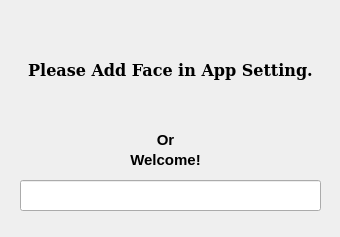
<?xml version="1.0" encoding="UTF-8"?>
<ui version="4.0">
 <class>MainWindow</class>
 <widget class="QMainWindow" name="MainWindow">
  <property name="geometry">
   <rect>
    <x>0</x>
    <y>0</y>
    <width>340</width>
    <height>237</height>
   </rect>
  </property>
  <property name="windowTitle">
   <string>MainWindow</string>
  </property>
  <widget class="QWidget" name="centralwidget">
   <widget class="QLabel" name="lookingfor_l">
    <property name="geometry">
     <rect>
      <x>-10</x>
      <y>-60</y>
      <width>351</width>
      <height>251</height>
     </rect>
    </property>
    <property name="text">
     <string/>
    </property>
    <property name="pixmap">
     <pixmap>after_unlock.gif</pixmap>
    </property>
    <property name="scaledContents">
     <bool>true</bool>
    </property>
   </widget>
   <widget class="QLabel" name="welcome_l">
    <property name="geometry">
     <rect>
      <x>-10</x>
      <y>140</y>
      <width>351</width>
      <height>41</height>
     </rect>
    </property>
    <property name="text">
     <string>&lt;html&gt;&lt;head/&gt;&lt;body&gt;&lt;p align=&quot;center&quot;&gt;&lt;span style=&quot; font-size:11pt; font-weight:600;&quot;&gt;Welcome!&lt;/span&gt;&lt;/p&gt;&lt;/body&gt;&lt;/html&gt;</string>
    </property>
    <property name="alignment">
     <set>Qt::AlignCenter</set>
    </property>
   </widget>
   <widget class="QLabel" name="welcome_l_2">
    <property name="geometry">
     <rect>
      <x>-10</x>
      <y>120</y>
      <width>351</width>
      <height>41</height>
     </rect>
    </property>
    <property name="text">
     <string>&lt;html&gt;&lt;head/&gt;&lt;body&gt;&lt;p align=&quot;center&quot;&gt;&lt;span style=&quot; font-size:11pt; font-weight:600;&quot;&gt;Or&lt;/span&gt;&lt;/p&gt;&lt;/body&gt;&lt;/html&gt;</string>
    </property>
    <property name="alignment">
     <set>Qt::AlignCenter</set>
    </property>
   </widget>
   <widget class="QLineEdit" name="textEdit">
    <property name="geometry">
     <rect>
      <x>20</x>
      <y>180</y>
      <width>301</width>
      <height>31</height>
     </rect>
    </property>
    <property name="echoMode">
     <enum>QLineEdit::Password</enum>
    </property>
    <property name="alignment">
     <set>Qt::AlignCenter</set>
    </property>
    <property name="clearButtonEnabled">
     <bool>true</bool>
    </property>
   </widget>
   <widget class="QLabel" name="welcome_l_3">
    <property name="geometry">
     <rect>
      <x>-10</x>
      <y>50</y>
      <width>361</width>
      <height>41</height>
     </rect>
    </property>
    <property name="font">
     <font>
      <family>DejaVu Serif</family>
      <pointsize>12</pointsize>
      <weight>75</weight>
      <bold>true</bold>
     </font>
    </property>
    <property name="text">
     <string>&lt;html&gt;&lt;head/&gt;&lt;body&gt;&lt;p align=&quot;center&quot;&gt;Please Add Face in App Setting.&lt;/p&gt;&lt;/body&gt;&lt;/html&gt;</string>
    </property>
    <property name="alignment">
     <set>Qt::AlignCenter</set>
    </property>
   </widget>
  </widget>
 </widget>
 <resources/>
 <connections/>
</ui>
